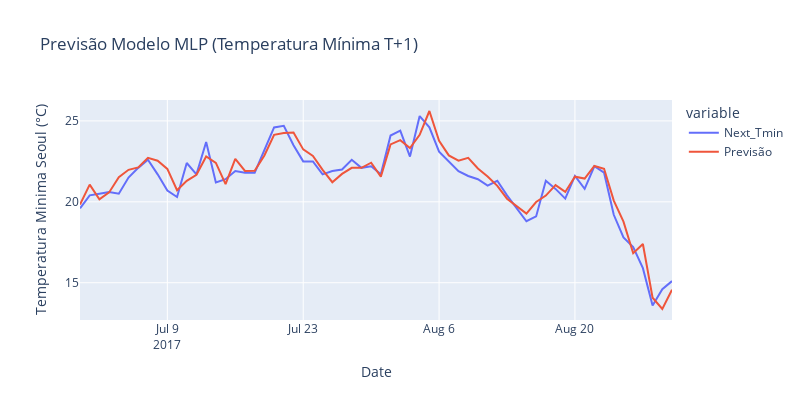

Notebook source saved alongside this figure:
### Code cell
fig = px.line(forecast_results, x='Date', y=['Next_Tmin', 'Previsão'], labels={'value': 'Temperatura Minima Seoul (°C)'}, title='Previsão Modelo MLP (Temperatura Mínima T+1)', width=800, height=400)
fig.show()
